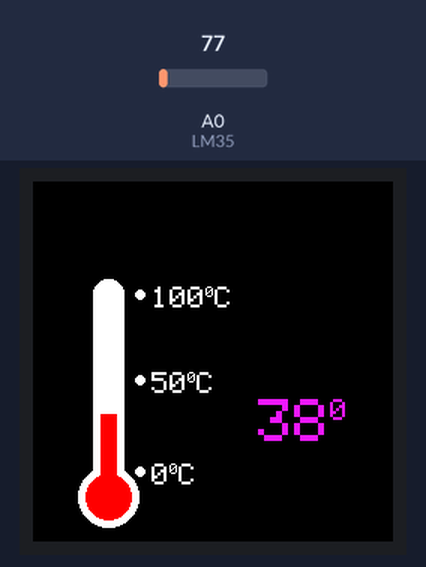
Bench run of a sketch on a simulated ESP8266 (NodeMCU). Parts: 240×240 colour display. The inputs (shaded band) are chosen by the test bench; at power-on: A0 (LM35) = 77.

Above: at 1.3 s.
1.4 s: A0 (LM35) set to 92
At 2.1 s:
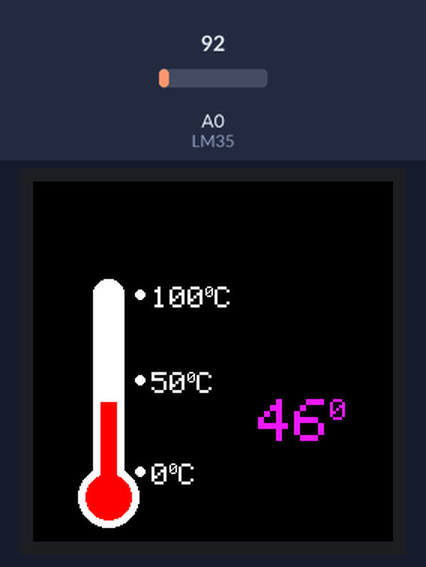
3.1 s: A0 (LM35) set to 107
At 4.0 s:
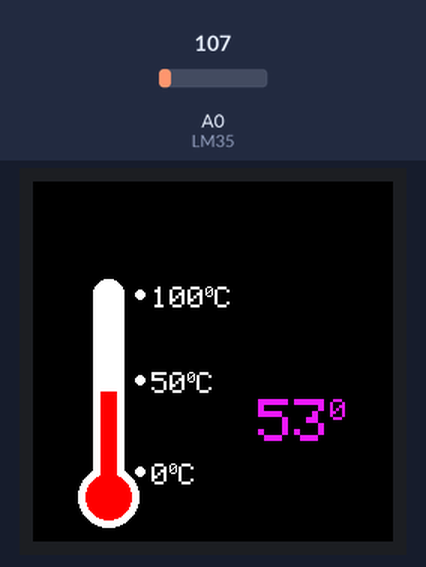
4.6 s: A0 (LM35) set to 130
At 6.0 s:
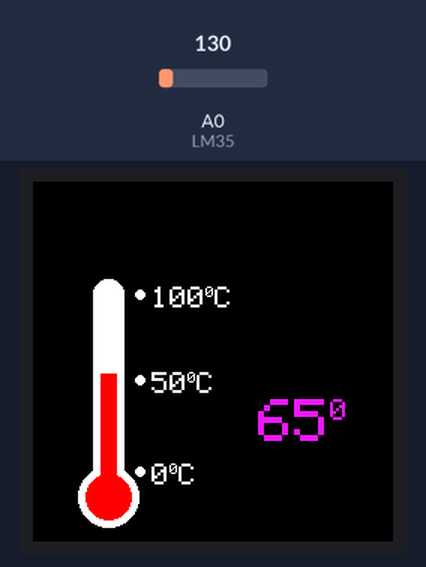
Timing chart, 0 to 7.6 s (numbered marks = the images above; inputs shaded):
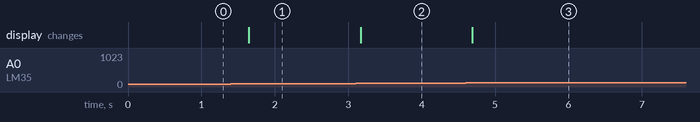

Measured:
- after the input at 1.4 s, the display: changes after 0.25 s (image 1)
- after the input at 3.1 s, the display: changes after 0.07 s (image 2)
- after the input at 4.6 s, the display: changes after 0.09 s (image 3)

The sketch:

TFT_TEMP.ino
```cpp
#include <Arduino_ST7789.h>
#include <SPI.h>

#define TFT_DC   D1   // pin of your choice
#define TFT_RST  D0   // pin of your choice
#define TFT_MOSI D7   // fixed pin
#define TFT_SCLK D5   // fixed pin

#define BLACK    0x0000
#define BLUE     0x001F
#define RED      0xF800
#define GREEN    0x07E0
#define CYAN     0x07FF
#define MAGENTA  0xF81F
#define YELLOW   0xFFE0
#define WHITE    0xFFFF
#define VIOLET   0xAEAE8DF

#define YP A3
#define XM A2
#define YM 9
#define XP 8

#define XGRAPH 50
#define YGRAPH 75
#define HGRAPH 135
#define WGRAPH 21

#define LM35 A0
Arduino_ST7789 tft = Arduino_ST7789(TFT_DC, TFT_RST);

int newHeight;
int oldHeight = 0;
int heightDiff;


void setup(void) {

tft.init (240, 240);
tft.fillScreen (BLACK);
tft.drawRect(10, 10, 220, 220, WHITE);
tft.fillRect(10, 10, 220, 220, BLACK);

Serial.begin(9600);
tft.fillCircle(XGRAPH, YGRAPH, (WGRAPH/2), WHITE);
tft.fillRect((XGRAPH-(WGRAPH/2)), YGRAPH, WGRAPH, HGRAPH, WHITE);
tft.fillCircle(XGRAPH, (HGRAPH+YGRAPH), ((WGRAPH/2)+10), WHITE);
tft.fillCircle(XGRAPH, YGRAPH, (WGRAPH/2)-3, WHITE);
tft.fillRect((XGRAPH-(WGRAPH/2)+3), YGRAPH, (WGRAPH-6), HGRAPH, WHITE);
tft.fillCircle(XGRAPH, (HGRAPH+YGRAPH), ((WGRAPH/2)+7), WHITE);
tft.fillCircle((XGRAPH+WGRAPH), YGRAPH, 3, WHITE);
tft.setTextColor(WHITE);
tft.setTextSize(2);
tft.setCursor(((XGRAPH+WGRAPH)+8), (YGRAPH-5));
tft.print("100");
tft.setTextSize(1);
tft.print("0");
tft.setTextSize(2);
tft.print("C");
tft.fillCircle((XGRAPH+WGRAPH), ((YGRAPH+(HGRAPH/2))-(WGRAPH/2)), 3, WHITE);
tft.setTextColor(WHITE);
tft.setTextSize(2);
tft.setCursor(((XGRAPH+WGRAPH)+8), (((YGRAPH+(HGRAPH/2))-(WGRAPH/2)))-5);
tft.print("50");
tft.setTextSize(1);
tft.print("0");
tft.setTextSize(2);
tft.print("C");
tft.fillCircle((XGRAPH+WGRAPH), ((YGRAPH+HGRAPH)-((WGRAPH/2)+7)), 3, WHITE);
tft.setTextColor(WHITE);
tft.setTextSize(2);
tft.setCursor(((XGRAPH+WGRAPH)+8), (((YGRAPH+HGRAPH)-((WGRAPH/2)+7))-5));
tft.print("0");
tft.setTextSize(1);
tft.print("0");
tft.setTextSize(2);
tft.print("C");

tft.fillRect((XGRAPH-(WGRAPH/2)+5), YGRAPH, (WGRAPH-10), HGRAPH, RED);
tft.fillCircle(XGRAPH, (HGRAPH+YGRAPH), ((WGRAPH/2)+5), RED);
}


void loop(void) {

int suhu=(analogRead(LM35)*5)/10;
tft.setCursor(150, 145);
tft.setTextColor(VIOLET, BLACK);
tft.setTextSize(4);
tft.print(suhu);
tft.setTextSize(2);
tft.print("0");
tft.setTextSize(4);
//tft.print("C");
tft.fillRect(130, 255, 80, 4, RED);
if(suhu <= 100){
newHeight = map(suhu,0, 100, 0, (HGRAPH-(WGRAPH/2)));
heightDiff = oldHeight-newHeight; // only draw new part of bar graph for faster display
if (oldHeight != newHeight) tft.fillRect((XGRAPH-(WGRAPH/2)+5), YGRAPH+((HGRAPH-suhu)-((WGRAPH/2)+7)), (WGRAPH-10), HGRAPH-((HGRAPH-suhu)-((WGRAPH/2)+7)), RED);
tft.fillRect((XGRAPH-(WGRAPH/2)+5), YGRAPH, (WGRAPH-10), ((HGRAPH-suhu)-((WGRAPH/2)+7)), WHITE);
if (suhu==100)tft.fillCircle(XGRAPH, YGRAPH, (WGRAPH/2)-5, RED);
oldHeight=newHeight; // remember how high bar is
}
tft.fillCircle(XGRAPH, (HGRAPH+YGRAPH), ((WGRAPH/2)+5), RED);
delay(300);
}
```
